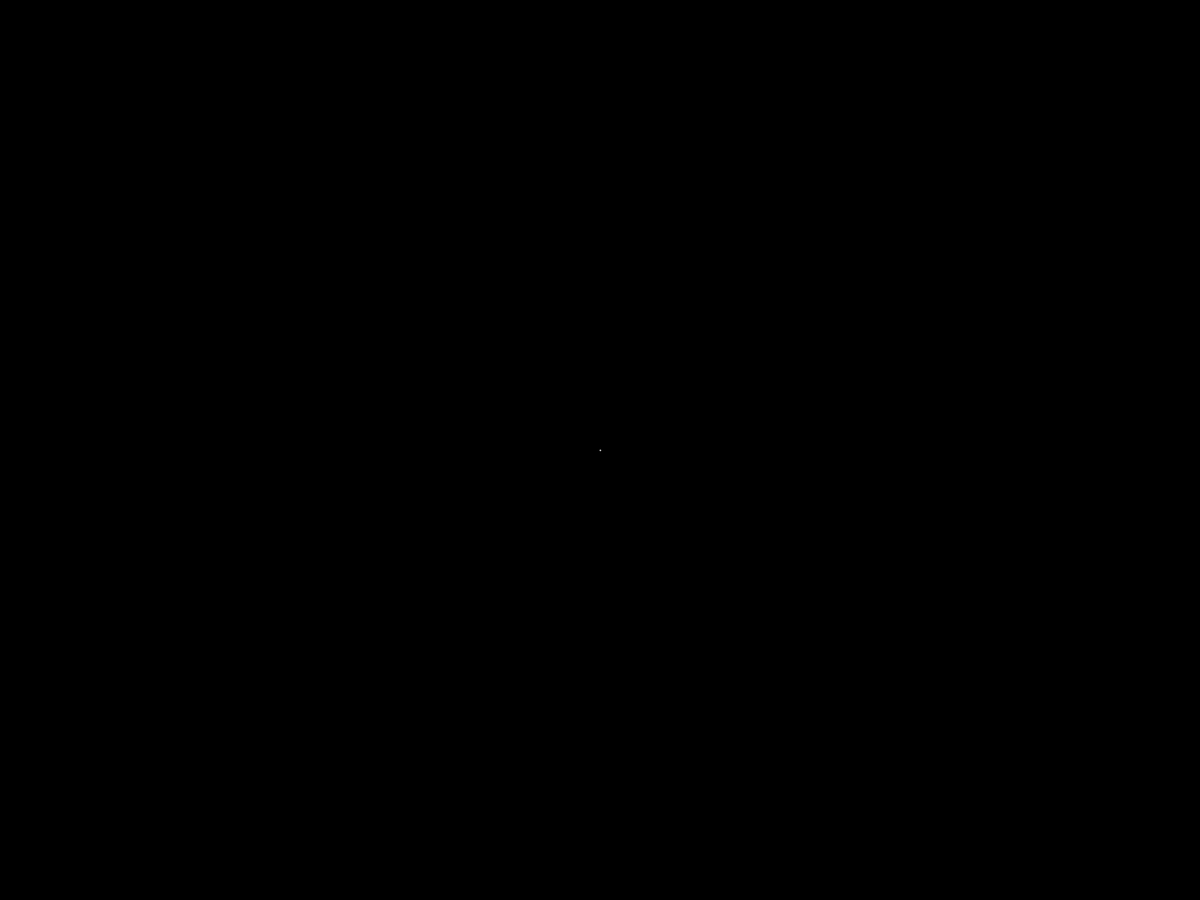
Frame 1 (no input)
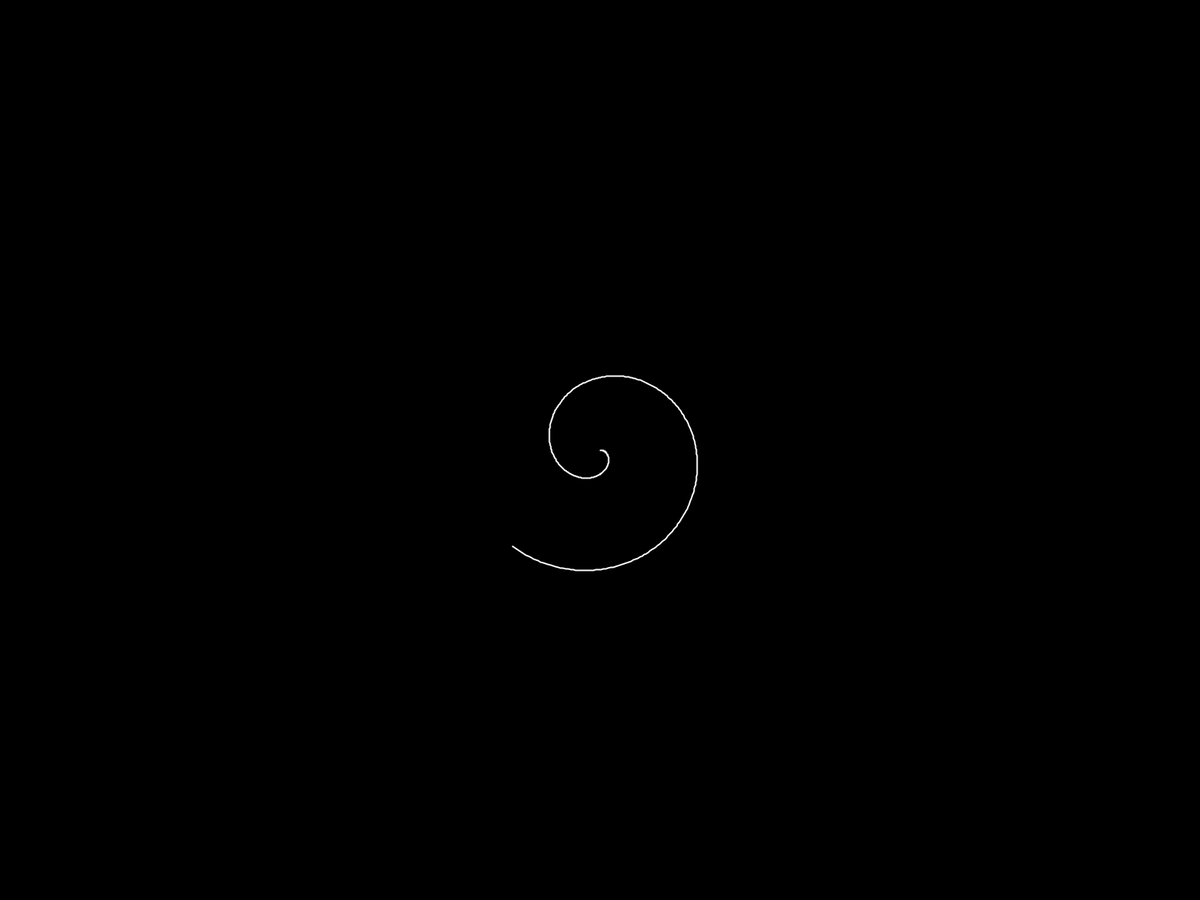
Frame 60 (the mouse pressed at the canvas centre just before this capture)
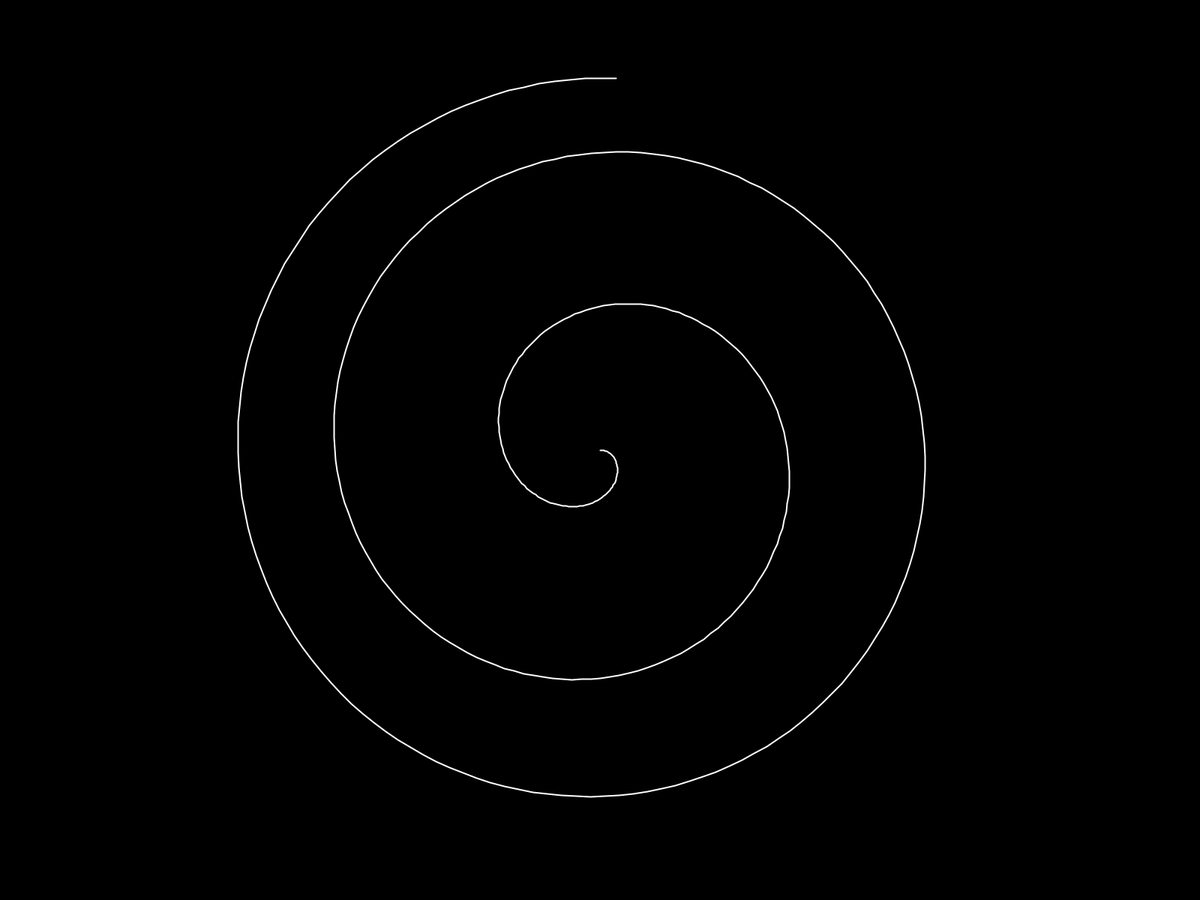
Frame 120 (the mouse held since frame 60 and released just before this capture)

The Processing sketch that drew these frames (run headless with seeded random() and noise(); from frame 60 on, the mouse is pressed at the canvas centre):

// Processing sketch: Maurer2
// ── Maurer2.pde
float n = 0, d = 0;
//float n = 11, d = 100;
//float n = 13, d = 77;
//float n = 8, d = 99;
void setup() {
  fullScreen();
}

void draw() {
  background(0);
  translate(width/2, height/2);

  noFill();
  strokeWeight(2);
  // scale(1.5);
  beginShape();
  for (float i = 0; i<TWO_PI +1; i += (TWO_PI/360)) {
    float k = i * d;
    float r = 500 * sin(n*k);
    float x  = r * cos(k);
    float y = r*sin(k);
stroke(255,255,255);
    vertex(x, y);
  } 
  endShape();



  /*
  strokeWeight(3);
   beginShape();
   for (float i = 0; i<TWO_PI +1; i += (TWO_PI/360)) {
   float k = i ;
   float r = 500 * sin(n*k);
   float x  = r * cos(k);
   float y = r*sin(k);
   
   stroke(222, 22,22);
   
   vertex(x, y);
   } 
   endShape
   */
  n+=0.0007;
  d+=0.02;

  if (key == ' ')exit();
}
